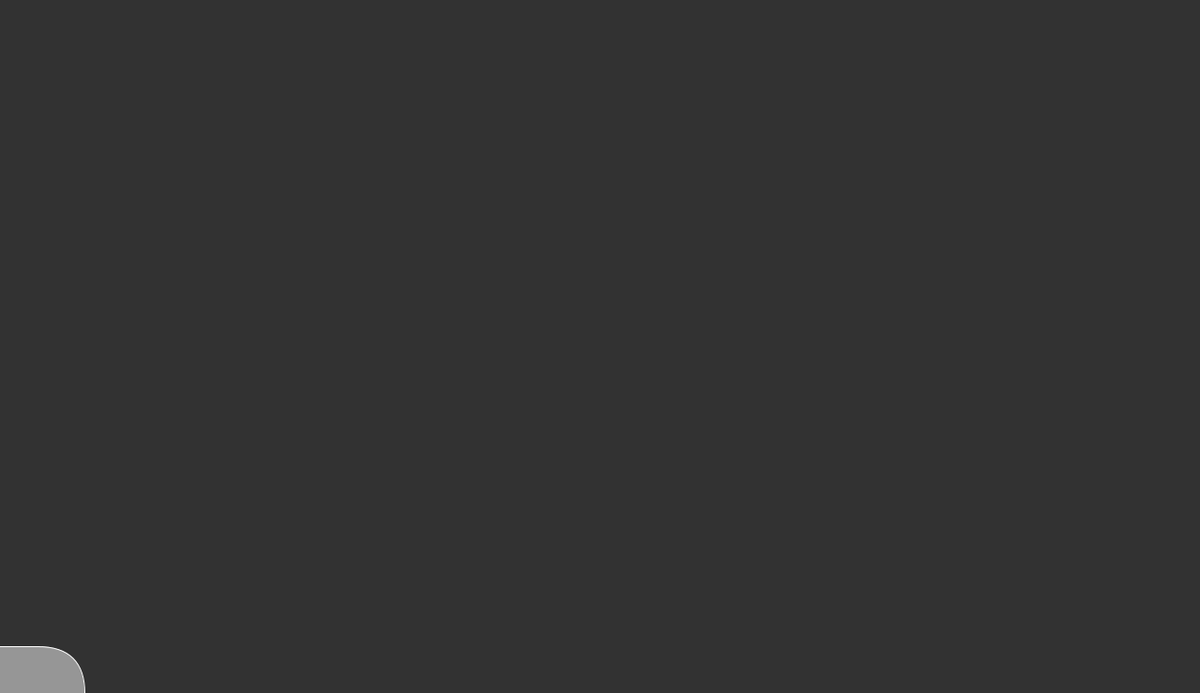
Frame 1 (no input)
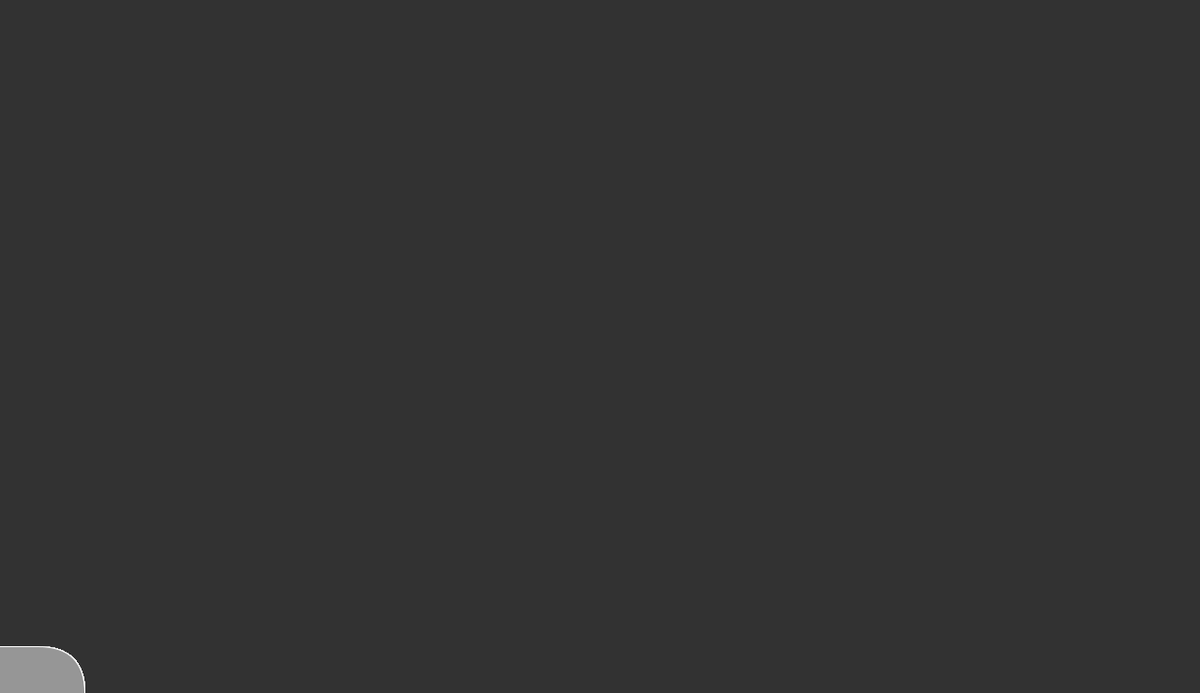
Frame 60 (the mouse pressed at the canvas centre just before this capture)
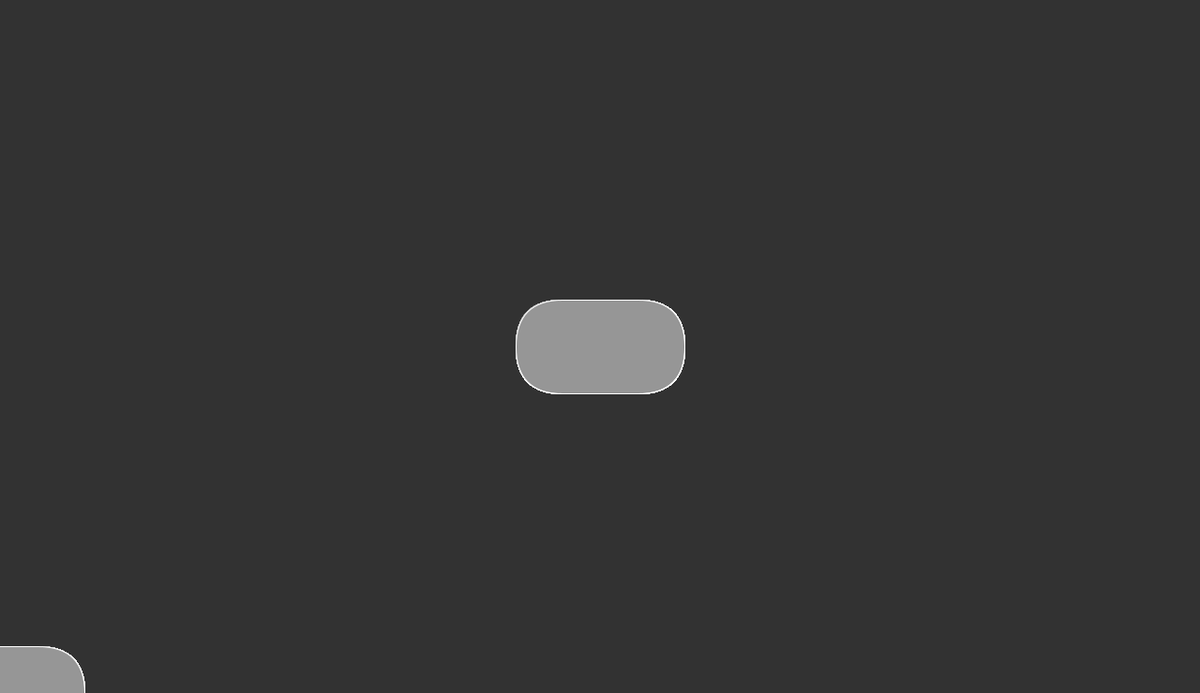
Frame 120 (the mouse held since frame 60 and released just before this capture)

The Processing sketch that drew these frames (run headless with seeded random() and noise(); from frame 60 on, the mouse is pressed at the canvas centre):

// Processing sketch: third_sketch
// ── third_sketch.pde
// set window size, an INITIALIZATION CONDITION
void setup() {
  size(1280, 740);
  background(50);
}

void draw() {
  // a rectangle
  fill(150);
  stroke(255);
  rectMode(CENTER);
  rect(mouseX, height-mouseY, 180, 100, 50);
}

void mousePressed() {
  // only happens once in the moment of the event-- when the mouse is pressed
  background(50);
}

void keyPressed() {
  background(0, 255, 0);
}
